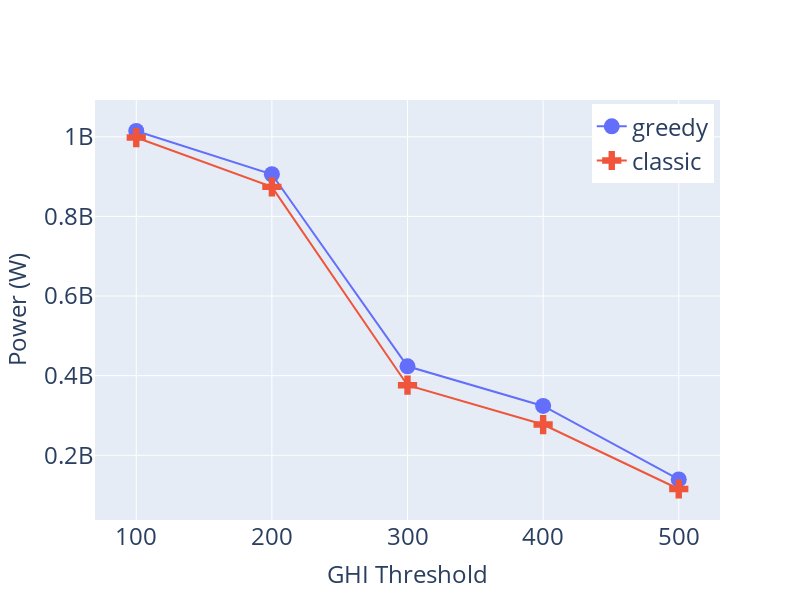

Here is the notebook cell this chart was saved with:
### Code cell
fig = go.Figure()
fig.add_trace(go.Scatter(x=df.names, y=df.greedyProd,
                    mode='lines+markers',
                    name='greedy',
                    marker_symbol="circle",
                    marker_size=16))
fig.add_trace(go.Scatter(x=df.names, y=df.classicProd,
                    mode='lines+markers',
                    name='classic',
                    marker_symbol="cross",
                    marker_size=16))
fig.update_layout(xaxis=dict(
                        title='GHI Threshold',
                        titlefont_size=24,
                        tickfont_size=24,
                    ),
                   yaxis=dict(
                       title='Power (W)',
                        titlefont_size=24,
                        tickfont_size=24,
                    ),
                 font=dict(
                        size=24,
                    ),
                 width=800,
                 height=600)
fig.update_layout(legend=dict(
    yanchor="top",
    y=0.99,
    xanchor="right",
    x=0.99
))
#fig.update_yaxes(type="log")              
fig

### Figure 1 — Plotly figure (JSON) as saved in the notebook; plotly's stock layout.template omitted (floating-point values rounded to 4 significant figures)
{"data": [{"marker": {"size": 16, "symbol": "circle"}, "mode": "lines+markers", "name": "greedy", "type": "scatter", "x": ["100", "200", "300", "400", "500"], "y": [1015000000.0, 905900000.0, 423400000.0, 323900000.0, 139300000.0]}, {"marker": {"size": 16, "symbol": "cross"}, "mode": "lines+markers", "name": "classic", "type": "scatter", "x": ["100", "200", "300", "400", "500"], "y": [998100000.0, 874300000.0, 376000000.0, 277200000.0, 115300000.0]}], "layout": {"font": {"size": 24}, "height": 600, "legend": {"x": 0.99, "xanchor": "right", "y": 0.99, "yanchor": "top"}, "width": 800, "xaxis": {"tickfont": {"size": 24}, "title": {"font": {"size": 24}, "text": "GHI Threshold"}}, "yaxis": {"tickfont": {"size": 24}, "title": {"font": {"size": 24}, "text": "Power (W)"}}}}
